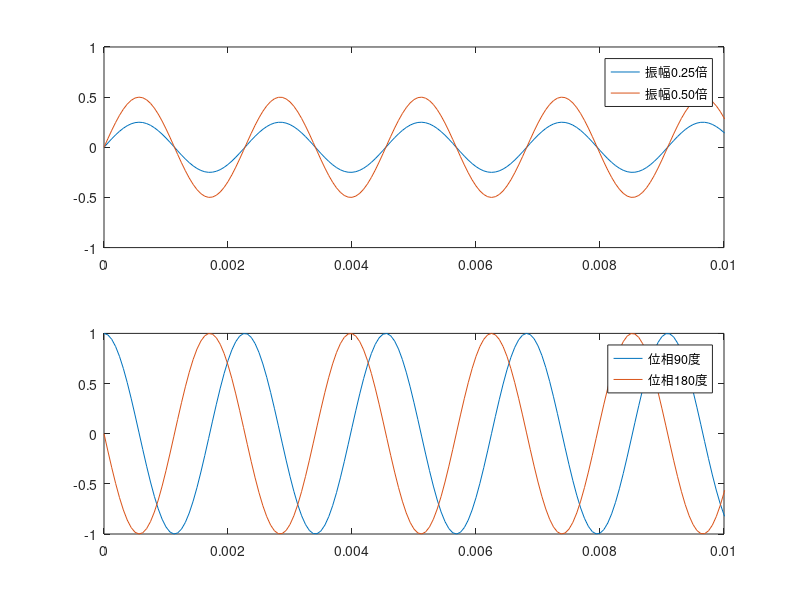

This figure's MATLAB source:
clear;

Fs = 16000;         %samplingfreq = 16khz
f1 = 440;           %freq = 440hz
t = [0:Fs-1]/Fs;    %time
ph1 = 90*pi/180;    %phase1 = 90deg
ph2 = 180*pi/180;   %phase2 = 180deg

y1 = sin(2*pi*f1*t);    
y2 = 0.25 * sin(2*pi*f1*t); %amp = 0.25x
y3 = 0.50 * sin(2*pi*f1*t); %amp = 0.50x
y4 = sin(2*pi*f1*t + ph1);  %init phase = 90deg
y5 = sin(2*pi*f1*t + ph2);  %init phase = 180deg

subplot(2, 1, 1);
plot(t, y2, t, y3);
legend('振幅0.25倍', '振幅0.50倍');
axis([0 0.01 -1 1]);

subplot(2, 1, 2);
plot(t, y4, t, y5);
legend('位相90度', '位相180度');
axis([0 0.01 -1 1]);

ampDiff = [y1; y2]';    %1xAmp vs 0.25Amp
phDiff = [y1; y5]';     %0deg vs 180deg

sound(ampDiff, Fs);